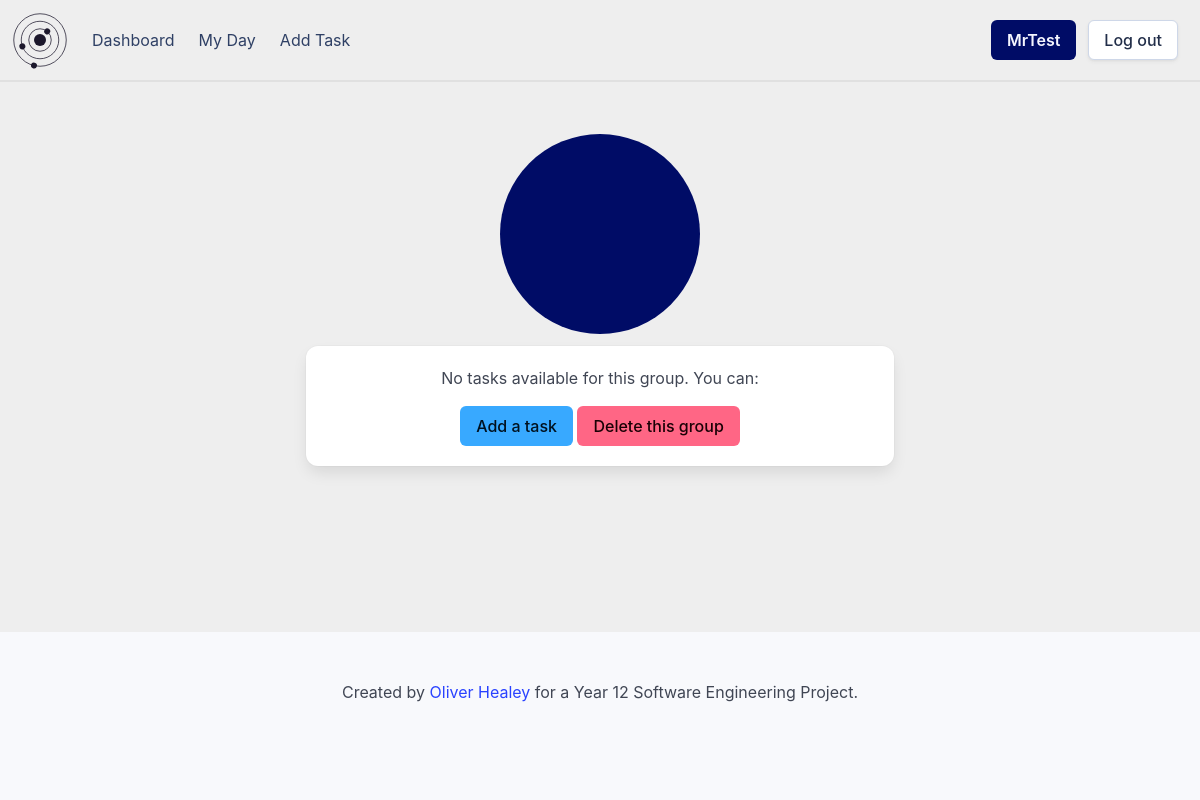
Page /group/9b5b03b5-6ab1-4332-8aef-d73706dc1082 (signed in) on the earlier database version.
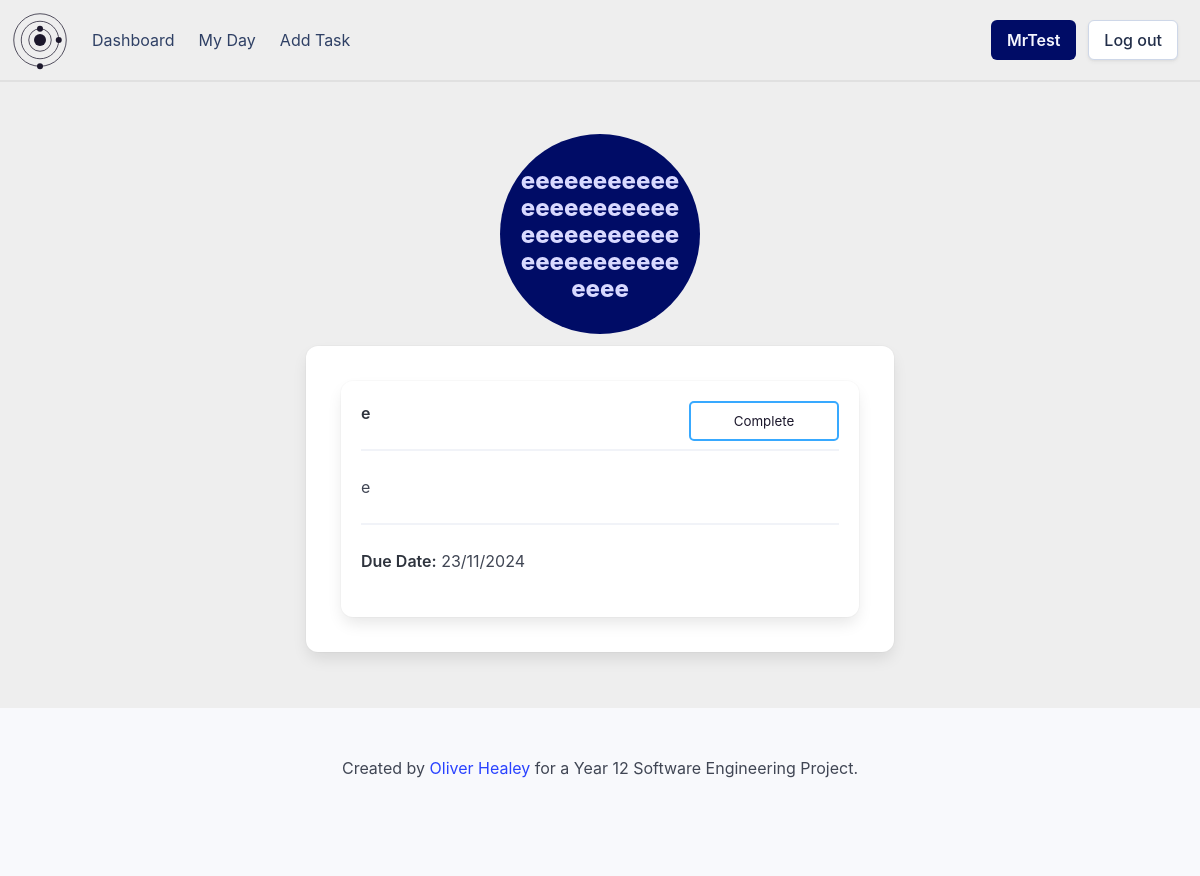
Same page on the later database version.
### setup_db.py (models this page shows)
class Group(Base):
    __tablename__ = 'groups'
    group_id = Column(String, primary_key=True, nullable=False)
    group_name = Column(String, nullable=False, unique=True)
    user_id = Column(String, ForeignKey('userdetails.id'), nullable=False)
    user = relationship('User', back_populates='groups')
    tasks = relationship('Task', back_populates='groups')

class Task(Base):
    __tablename__ = 'tasks'
    task_id = Column(String, primary_key=True)
    name = Column(String, nullable=False)
    details = Column(String)
    important = Column(Boolean, nullable=False)
    due_date = Column(DateTime, nullable=False)
    completed = Column(Boolean, nullable=False)
    user_id = Column(String, ForeignKey('userdetails.id'), nullable=False)
    group_id = Column(String, ForeignKey('groups.group_id'), nullable=False)
    user = relationship('User', back_populates='tasks')
    groups = relationship('Group', back_populates='tasks')

### app.py (the view)
@app.route('/group/<group_id>')
def viewGroup(group_id):
    if flaskSession.get('userId') is None:
        return redirect(url_for('login'))
    group = sessionDb.query(Group).filter(Group.group_id == group_id).first()
    tasks = sessionDb.query(Task).filter(Task.group_id == group_id).order_by(Task.due_date).all()
    return render_template('group.html', group=group, tasks=tasks, showDetails=True)

### templates/group.html (shortened to what this page needs)
{% extends 'base_loggedin.html' %}
{% block content %}
    <div class="circle-holder column is-full is-centered">
        <div class="group-circle" onclick="window.location.href='/group/{{ group.group_id }}'">
            <div class="hero-body">
                <p class="group-circle-title title is-4">{{ group.group_name }}</p>
            </div>
        </div>
    </div>
    <div class="columns is-centered">
        <div class="column is-half">
            <div class="box">
                <div class="columns is-multiline">
                    {% for task in tasks %}
                        {% if task.group_id == group.group_id %}
                            <div class="column is-full">
                                {% include 'task_box.html' %}
                            </div>
                        {% endif %}
                    {% endfor %}
                    {% if tasks|length == 0 %}
                        <div class="column is-full has-text-centered">
                            <p>No tasks available for this group. You can:</p>
                            <a href="/addtask" class="button is-primary">Add a task</a>
                            <a href="/deletegroup/{{ group.group_id }}" class="button is-danger" onclick="if (!confirm('Are you sure you want to delete this group?')) {event.preventDefault();}">Delete this group</a>
                        </div>
                    {% endif %}
                </div>
            </div>
        </div>
    </div>
{% endblock %}

### templates/base_loggedin.html (shortened to what this page needs)
<!DOCTYPE html>
<html>
    <head>
        <link rel="stylesheet" href= "{{ url_for('static',filename='styles/styles.css') }}">
    </head>
    <body>
        <div id="page-container">
            <header>
                <nav class="navbar" role="navigation" aria-label="main navigation">
                    <div class="navbar-brand">
                    </div>
                    <div class="navbar-menu">
                        <div class="navbar-start">
                            <a class="navbar-item" href="/dashboard">
                                Dashboard
                            </a>
                            <a class="navbar-item" href="/myday">
                                My Day
                            </a>
                            <a class="navbar-item" href="/addtask">
                                Add Task
                            </a>
                        </div>
                    <div class="navbar-end">
                        <div class="navbar-item">
                            <div class="buttons">
                                <a class="button is-link" href="">
                                <strong>{{ session['username'] }}</strong>
                                </a>
                                <a class="button" href="/">
                                    Log out
                                </a>
                            </div>
                        </div>
                    </div>
                    </div>
                </nav>
            </header>
            <section class="hero">
                <div class="hero-body">
            </section>
            <div class='content'>
                {% block content %}{% endblock %}
            </div>
            <div style="padding-bottom: 200px;"></div>
            <footer class="footer">
                <div class="content has-text-centered">
                    <p>
                        Created by <a href="https://github.com/healey-o/12-SE-webapp-assessment">Oliver Healey</a> for a Year 12 Software Engineering Project.
                    </p>
                </div>
            </footer>
        </div>
    </body>
</html>

### templates/task_box.html (shortened to what this page needs)
<div class="box task-box" onclick="window.location.href='/task/{{ task.task_id }}'">
    <div class="content">
        <p>
            <strong class="{{ 'has-text-success' if task.completed else '' }}">{{ task.name }}</strong>
            <hr>
            {% if showDetails %}
                {% if task.details %}
                    {{ task.details }}
                {% else %}
                    No details available.
                {% endif %}
                <hr>
            {% endif %}
            {% if not task.completed %}
                <strong class="">Due Date:</strong> {{ task.due_date.strftime('%d/%m/%Y') }}<br>
            {% else %}
                <strong class="has-text-success">Task Complete</strong>
            {% endif %}
        </p>
    </div>
    {% if not task.completed %}
        <form action="/complete" method="POST">
            <input type="submit" value="Complete" class="task-complete-button">
        </form>
    {% else %}
        <form action="/decomplete" method="POST">
            <input type="hidden" name="task_id" value="{{ task.task_id }}">
            <input type="submit" value="Remove Complete" class="task-complete-button">
        </form>
    {% endif %}
</div>

### static/styles/styles.css (style rules this page uses)
:root { --bulma-primary-h: 206deg; --bulma-primary-l: 61%; --bulma-link-l: 20%; --bulma-info-h: 63deg; --bulma-info-l: 68%; --bulma-scheme-s: 36%; --bulma-body-background-color: light-dark(#eeeeee, #0f141f); color-scheme: light dark; --accent-color: light-dark(#1c182c, #e0e0e0); --accent-color-invert: light-dark(#e0e0e0, #160f34); }
header { padding:10px; border-bottom: var(--accent-color-invert) solid 2px; }
body { margin: none; padding: none; }
#page-container { position: relative; min-height: 100vh; margin: none; padding: none; }
.navbar { background-color: var(--bulma-body-background-color); }
#logo-svg { padding-right: 10px; }
.hero-body { padding: 20px; }
.hero { margin-left: 20px; margin-right: 20px; border-radius: 20px; }
.circle-holder { display: flex; justify-content: center; align-items: center; }
.group-circle { position: relative; border-radius: 50%; width: 200px; text-align: center; align-content: center; overflow: visible; height: 200px; background-color: var(--bulma-link); }
.group-circle-title { color: #d8d9ff; }
.task-box { position: relative; overflow: hidden; transition: all 0.5s; cursor: pointer; margin: 15px; }
.task-box:before { content: ''; position: absolute; opacity: 0; height: 100%; width: 100%; top: 0px; bottom: 0px; right: 0px; align-content: center; padding: 10px; transition: 0.5s; color: #0f141f; background-color: var(--bulma-primary); }
.task-box:after { content: 'Click for more details...'; opacity: 0; position: absolute; bottom: -20px; right: 20px; transition: 0.5s; font-size: 0.7rem; }
.task-complete-button { position: absolute; top: 20px; right: 20px; width: 150px; height: 40px; background-color: transparent; border: var(--bulma-primary) solid 2px; color: var(--accent-color); border-radius: 5px; padding: 5px; cursor: pointer; }
.footer { position: absolute; bottom: 0px; width: 100%; }

Differences in the rows shown:
added Group: group_name "eeeeeeeeeeeeeeeeeeeeeeeeeeeeeeeeeeeeeeeeeeeeeeee"
added Task: name "e", details "e", due_date "23/11/2024"
Other differences:
text no longer shown: "No tasks available for this group. You can: Add a task Delete this group"
